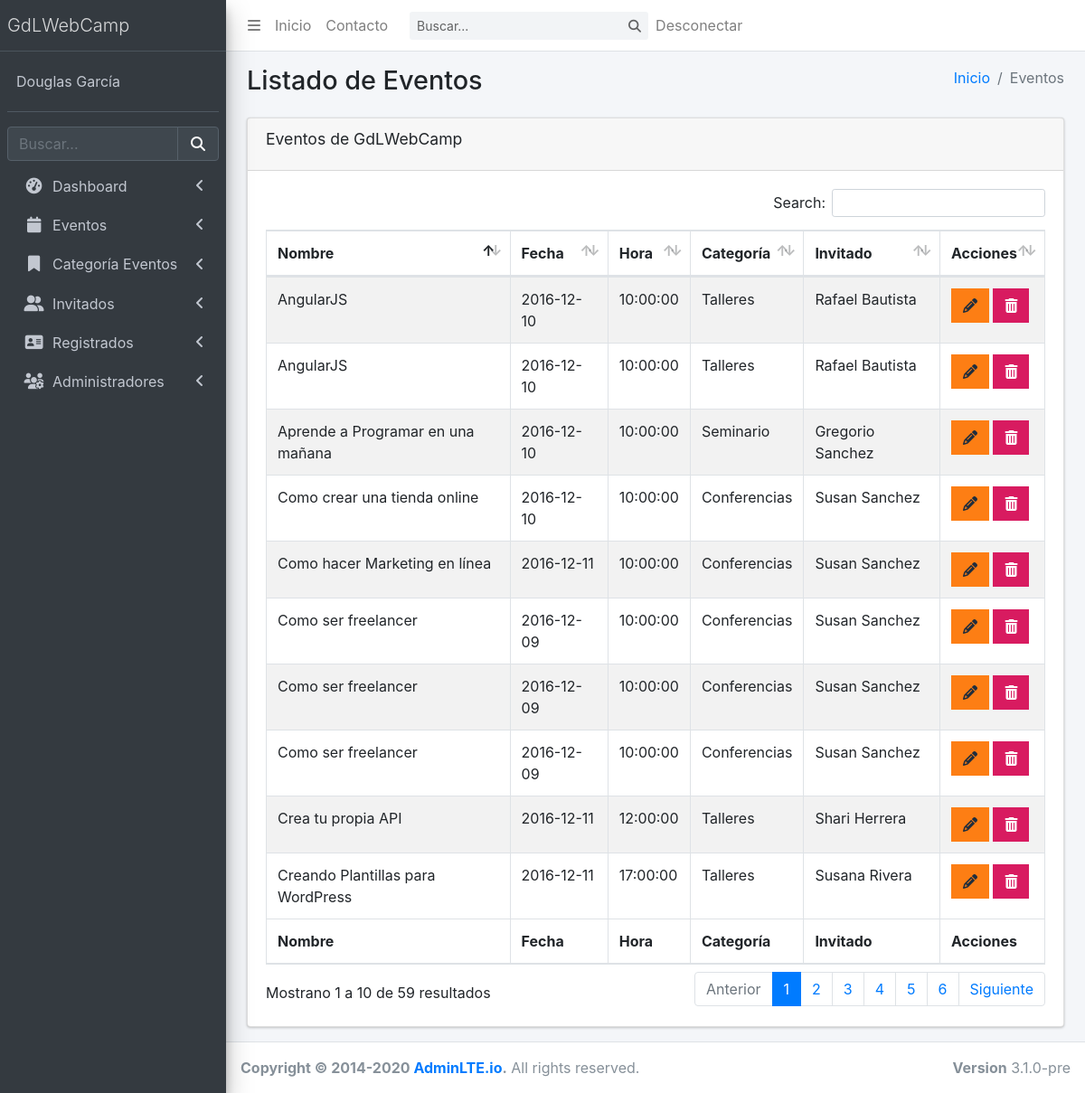
The app's page /admin/lista-evento.php (signed in) with its own data.
### tables this page shows
CREATE TABLE `eventos` (
  `evento_id` tinyint(10) NOT NULL,
  `nombre_evento` varchar(60) NOT NULL,
  `fecha_evento` date NOT NULL,
  `hora_evento` time NOT NULL,
  `id_cat_evento` tinyint(10) NOT NULL,
  `id_inv` tinyint(4) NOT NULL,
  `clave` varchar(10) DEFAULT NULL,
  `editado` datetime DEFAULT NULL
);

CREATE TABLE `categoria_evento` (
  `id_categoria` tinyint(10) NOT NULL,
  `cat_evento` varchar(50) NOT NULL,
  `icono` varchar(15) NOT NULL,
  `editado` datetime DEFAULT NULL
);

CREATE TABLE `invitados` (
  `invitado_id` tinyint(10) NOT NULL,
  `nombre_invitado` varchar(30) NOT NULL,
  `apellido_invitado` varchar(30) NOT NULL,
  `descripcion` text NOT NULL,
  `url_imagen` varchar(50) NOT NULL,
  `editado` datetime DEFAULT NULL
);

### admin/lista-evento.php (the view, shortened to what this page needs)
<?php include_once 'templates/header.php';
include_once 'funciones/funciones.php' ?>
<body class="hold-transition sidebar-mini">
<div class="wrapper">
<?php include_once 'templates/barra.php' ?>
 <?php include_once 'templates/navegacion.php' ?>
  <div class="content-wrapper">
    <section class="content-header">
      <div class="container-fluid">
        <div class="row mb-2">
          <div class="col-sm-6">
            <h1>Listado de Eventos</h1>
          </div>
          <div class="col-sm-6">
            <ol class="breadcrumb float-sm-right">
              <li class="breadcrumb-item"><a href="admin-area.php">Inicio</a></li>
              <li class="breadcrumb-item active">Eventos</li>
            </ol>
          </div>
        </div>
      </div>
    </section>
    <section class="content">
      <div class="container-fluid">
        <div class="row">
          <div class="col-12">
            <div class="card">
              <div class="card-header">
                <h3 class="card-title">Eventos de GdLWebCamp</h3>
              </div>
              <div class="card-body">
                <table id="registros" class="table table-bordered table-striped">
                  <thead>
                  <tr>
                    <th>Nombre</th>
                    <th>Fecha</th>
                    <th>Hora</th>
                    <th>Categoría</th>
                    <th>Invitado</th>
                    <th>Acciones</th>
                  </tr>
                  </thead>
                  <tbody>
                    <?php
                      try {
                        $sql = "SELECT `evento_id`, `nombre_evento`, `fecha_evento`, `hora_evento`, `cat_evento`, `nombre_invitado`, `apellido_invitado` ";
                        $sql .= "FROM `eventos` INNER JOIN `categoria_evento` ";
                        $sql .= "ON `eventos`.`id_cat_evento` = `categoria_evento`.`id_categoria` ";
                        $sql .= "INNER JOIN `invitados` ";
                        $sql .= "ON `eventos`.`id_inv` = `invitados`.`invitado_id` ORDER BY `evento_id` ";
                        $resultado = $conn->query($sql);
                      } catch (\Exception $e) {
                        $error = $e->getMessage();
                        echo $error;
                      }
                      while ($eventos = $resultado->fetch_assoc()) { ?>
                        <tr>
                          <td><?php echo $eventos['nombre_evento']?></td>
                          <td><?php echo $eventos['fecha_evento']?></td>
                          <td><?php echo $eventos['hora_evento']?></td>
                          <td><?php echo $eventos['cat_evento']?></td>
                          <td><?php echo $eventos['nombre_invitado'] . " " . $eventos['apellido_invitado']?></td>
                          <td>
                            <a href="editar-evento.php?id=<?php echo $eventos['evento_id'] ?>" class="btn bg-orange btn-flat margin">
                              <i class="fa fa-pencil"></i>
                            </a>
                            <a href="#" data-id="<?php echo $eventos['evento_id'] ?>" data-tipo="evento" class="btn bg-maroon btn-flat margin borrar_registro">
                              <i class="fa fa-trash"></i>
                            </a>
                          </td>
                        </tr>
                    <?php  } ?>
                  </tbody>
                  <tfoot>
                    <tr>
                      <th>Nombre</th>
                      <th>Fecha</th>
                      <th>Hora</th>
                      <th>Categoría</th>
                      <th>Invitado</th>
                      <th>Acciones</th>
                    </tr>
                  </tfoot>
                </table>
              </div>
            </div>
          </div>
        </div>
      </div>
    </section>
  </div>
 <?php include_once 'templates/footer.php' ?>

### records on screen
eventos: nombre_evento "Como ser freelancer", fecha_evento "2016-12-09", hora_evento "10:00:00", id_cat_evento.cat_evento "Conferencias", id_inv.nombre_invitado "Susan", id_inv.apellido_invitado "Sanchez"
eventos: nombre_evento "Como ser freelancer", fecha_evento "2016-12-09", hora_evento "10:00:00", id_cat_evento.cat_evento "Conferencias", id_inv.nombre_invitado "Susan", id_inv.apellido_invitado "Sanchez"
eventos: nombre_evento "AngularJS", fecha_evento "2016-12-10", hora_evento "10:00:00", id_cat_evento.cat_evento "Talleres", id_inv.nombre_invitado "Rafael", id_inv.apellido_invitado "Bautista"
eventos: nombre_evento "Como ser freelancer", fecha_evento "2016-12-09", hora_evento "10:00:00", id_cat_evento.cat_evento "Conferencias", id_inv.nombre_invitado "Susan", id_inv.apellido_invitado "Sanchez"
eventos: nombre_evento "AngularJS", fecha_evento "2016-12-10", hora_evento "10:00:00", id_cat_evento.cat_evento "Talleres", id_inv.nombre_invitado "Rafael", id_inv.apellido_invitado "Bautista"
eventos: nombre_evento "Como crear una tienda online", fecha_evento "2016-12-10", hora_evento "10:00:00", id_cat_evento.cat_evento "Conferencias", id_inv.nombre_invitado "Susan", id_inv.apellido_invitado "Sanchez"
eventos: nombre_evento "Aprende a Programar en una mañana", fecha_evento "2016-12-10", hora_evento "10:00:00", id_cat_evento.cat_evento "Seminario", id_inv.nombre_invitado "Gregorio", id_inv.apellido_invitado "Sanchez"
eventos: nombre_evento "Crea tu propia API", fecha_evento "2016-12-11", hora_evento "12:00:00", id_cat_evento.cat_evento "Talleres", id_inv.nombre_invitado "Shari", id_inv.apellido_invitado "Herrera"
eventos: nombre_evento "Creando Plantillas para WordPress", fecha_evento "2016-12-11", hora_evento "17:00:00", id_cat_evento.cat_evento "Talleres", id_inv.nombre_invitado "Susana", id_inv.apellido_invitado "Rivera"
eventos: nombre_evento "Como hacer Marketing en línea", fecha_evento "2016-12-11", hora_evento "10:00:00", id_cat_evento.cat_evento "Conferencias", id_inv.nombre_invitado "Susan", id_inv.apellido_invitado "Sanchez"

### other values on screen
$_SESSION['nombre'] "Douglas García"
